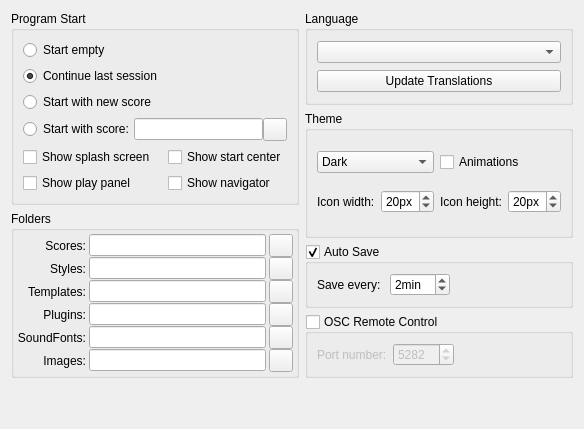
     <widget class="QWidget" name="tabGeneral">
      <property name="accessibleName">
       <string>General Tab</string>
      </property>
      <attribute name="title">
       <string>General</string>
      </attribute>
      <layout class="QGridLayout" name="gridLayout_2">
       <item row="0" column="0" rowspan="2">
        <widget class="QGroupBox" name="groupBox_5">
         <property name="title">
          <string>Program Start</string>
         </property>
         <layout class="QGridLayout" name="gridLayout">
          <item row="0" column="0">
           <widget class="QRadioButton" name="emptySession">
            <property name="accessibleName">
             <string>Start empty</string>
            </property>
            <property name="text">
             <string>Start empty</string>
            </property>
           </widget>
          </item>
          <item row="3" column="0" colspan="2">
           <layout class="QHBoxLayout" name="horizontalLayout_2">
            <property name="spacing">
             <number>0</number>
            </property>
            <property name="sizeConstraint">
             <enum>QLayout::SetFixedSize</enum>
            </property>
            <item>
             <widget class="QRadioButton" name="scoreSession">
              <property name="accessibleName">
               <string>Start with score:</string>
              </property>
              <property name="text">
               <string>Start with score:</string>
              </property>
             </widget>
            </item>
            <item>
             <widget class="QLineEdit" name="sessionScore">
              <property name="accessibleName">
               <string>Start with score</string>
              </property>
              <property name="accessibleDescription">
               <string>Insert path to starting score</string>
              </property>
             </widget>
            </item>
            <item>
             <widget class="QToolButton" name="startWithButton">
              <property name="focusPolicy">
               <enum>Qt::StrongFocus</enum>
              </property>
              <property name="accessibleName">
               <string>Choose starting score</string>
              </property>
              <property name="accessibleDescription">
               <string>Opens a file dialog for selecting the starting score</string>
              </property>
              <property name="text">
               <string notr="true"/>
              </property>
              <property name="icon">
               <iconset resource="musescore.qrc">
                <normaloff>:/data/icons/document-open.svg</normaloff>:/data/icons/document-open.svg</iconset>
              </property>
             </widget>
            </item>
           </layout>
          </item>
          <item row="4" column="0">
           <widget class="QCheckBox" name="showSplashScreen">
            <property name="accessibleName">
             <string>Show splash screen</string>
            </property>
            <property name="text">
             <string>Show splash screen</string>
            </property>
           </widget>
          </item>
          <item row="4" column="1">
           <widget class="QCheckBox" name="showStartcenter">
            <property name="text">
             <string>Show start center</string>
            </property>
           </widget>
          </item>
          <item row="1" column="0">
           <widget class="QRadioButton" name="lastSession">
            <property name="accessibleName">
             <string>Continue last session</string>
            </property>
            <property name="text">
             <string>Continue last session</string>
            </property>
            <property name="checked">
             <bool>true</bool>
            </property>
           </widget>
          </item>
          <item row="2" column="0">
           <widget class="QRadioButton" name="newSession">
            <property name="accessibleName">
             <string>Start with new score</string>
            </property>
            <property name="text">
             <string>Start with new score</string>
            </property>
           </widget>
          </item>
          <item row="5" column="0">
           <widget class="QCheckBox" name="playPanelShow">
            <property name="accessibleName">
             <string>Show play panel</string>
            </property>
            <property name="text">
             <string>Show play panel</string>
            </property>
           </widget>
          </item>
          <item row="5" column="1">
           <widget class="QCheckBox" name="navigatorShow">
            <property name="accessibleName">
             <string>Show navigator</string>
            </property>
            <property name="text">
             <string>Show navigator</string>
            </property>
           </widget>
          </item>
         </layout>
        </widget>
       </item>
       <item row="4" column="1">
        <widget class="QGroupBox" name="oscServer">
         <property name="accessibleName">
          <string>OSC remote control</string>
         </property>
         <property name="title">
          <string>OSC Remote Control</string>
         </property>
         <property name="checkable">
          <bool>true</bool>
         </property>
         <property name="checked">
          <bool>false</bool>
         </property>
         <layout class="QHBoxLayout" name="horizontalLayout_9">
          <item>
           <widget class="QLabel" name="label">
            <property name="text">
             <string extracomment="The UDP port number on which the MuseScore OSC server will listen on">Port number:</string>
            </property>
           </widget>
          </item>
          <item>
           <widget class="QSpinBox" name="oscPort">
            <property name="accessibleName">
             <string>Port number</string>
            </property>
            <property name="minimum">
             <number>1</number>
            </property>
            <property name="maximum">
             <number>65535</number>
            </property>
            <property name="value">
             <number>5282</number>
            </property>
           </widget>
          </item>
          <item>
           <spacer name="horizontalSpacer_15">
            <property name="orientation">
             <enum>Qt::Horizontal</enum>
            </property>
            <property name="sizeHint" stdset="0">
             <size>
              <width>40</width>
              <height>20</height>
             </size>
            </property>
           </spacer>
          </item>
         </layout>
        </widget>
       </item>
       <item row="3" column="1">
        <widget class="QGroupBox" name="autoSave">
         <property name="accessibleName">
          <string>Auto Save</string>
         </property>
         <property name="title">
          <string>Auto Save</string>
         </property>
         <property name="checkable">
          <bool>true</bool>
         </property>
         <layout class="QHBoxLayout">
          <property name="spacing">
           <number>9</number>
          </property>
          <property name="leftMargin">
           <number>9</number>
          </property>
          <property name="topMargin">
           <number>9</number>
          </property>
          <property name="rightMargin">
           <number>9</number>
          </property>
          <property name="bottomMargin">
           <number>9</number>
          </property>
          <item>
           <widget class="QLabel" name="label_25">
            <property name="text">
             <string>Save every:</string>
            </property>
           </widget>
          </item>
          <item>
           <widget class="QSpinBox" name="autoSaveTime">
            <property name="accessibleName">
             <string>Select delay (in minutes) between auto saves</string>
            </property>
            <property name="suffix">
             <string extracomment="minutes">min</string>
            </property>
            <property name="minimum">
             <number>1</number>
            </property>
            <property name="value">
             <number>2</number>
            </property>
           </widget>
          </item>
          <item>
           <spacer>
            <property name="orientation">
             <enum>Qt::Horizontal</enum>
            </property>
            <property name="sizeHint" stdset="0">
             <size>
              <width>40</width>
              <height>20</height>
             </size>
            </property>
           </spacer>
          </item>
         </layout>
        </widget>
       </item>
       <item row="0" column="1">
        <widget class="QGroupBox" name="groupBox_10">
         <property name="title">
          <string>Language</string>
         </property>
         <property name="checkable">
          <bool>false</bool>
         </property>
         <layout class="QVBoxLayout" name="verticalLayout">
          <item>
           <widget class="QComboBox" name="language">
            <property name="accessibleName">
             <string>Select language</string>
            </property>
            <property name="accessibleDescription">
             <string>Select the language of the user interface</string>
            </property>
           </widget>
          </item>
          <item>
           <widget class="QPushButton" name="updateTranslation">
            <property name="text">
             <string>Update Translations</string>
            </property>
           </widget>
          </item>
         </layout>
        </widget>
       </item>
       <item row="2" column="0" rowspan="3">
        <widget class="QGroupBox" name="groupBox_6">
         <property name="title">
          <string>Folders</string>
         </property>
         <layout class="QGridLayout">
          <property name="leftMargin">
           <number>3</number>
          </property>
          <property name="topMargin">
           <number>3</number>
          </property>
          <property name="rightMargin">
           <number>3</number>
          </property>
          <property name="bottomMargin">
           <number>3</number>
          </property>
          <property name="horizontalSpacing">
           <number>3</number>
          </property>
          <property name="verticalSpacing">
           <number>0</number>
          </property>
          <item row="0" column="1">
           <widget class="QLineEdit" name="myScores">
            <property name="accessibleName">
             <string>Score folder</string>
            </property>
            <property name="accessibleDescription">
             <string>Insert path to score folder.</string>
            </property>
           </widget>
          </item>
          <item row="5" column="0">
           <widget class="QLabel" name="label_9">
            <property name="text">
             <string>Images:</string>
            </property>
            <property name="alignment">
             <set>Qt::AlignRight|Qt::AlignTrailing|Qt::AlignVCenter</set>
            </property>
           </widget>
          </item>
          <item row="0" column="0">
           <widget class="QLabel" name="label_86">
            <property name="text">
             <string>Scores:</string>
            </property>
            <property name="alignment">
             <set>Qt::AlignRight|Qt::AlignTrailing|Qt::AlignVCenter</set>
            </property>
           </widget>
          </item>
          <item row="1" column="0">
           <widget class="QLabel" name="label_88">
            <property name="text">
             <string>Styles:</string>
            </property>
            <property name="alignment">
             <set>Qt::AlignRight|Qt::AlignTrailing|Qt::AlignVCenter</set>
            </property>
           </widget>
          </item>
          <item row="1" column="1">
           <widget class="QLineEdit" name="myStyles">
            <property name="accessibleName">
             <string>Style folder</string>
            </property>
            <property name="accessibleDescription">
             <string>Insert path for style folder</string>
            </property>
           </widget>
          </item>
          <item row="2" column="0">
           <widget class="QLabel" name="label_2">
            <property name="text">
             <string>Templates:</string>
            </property>
            <property name="alignment">
             <set>Qt::AlignRight|Qt::AlignTrailing|Qt::AlignVCenter</set>
            </property>
           </widget>
          </item>
          <item row="0" column="2">
           <widget class="QToolButton" name="myScoresButton">
            <property name="focusPolicy">
             <enum>Qt::StrongFocus</enum>
            </property>
            <property name="accessibleName">
             <string>Choose score folder</string>
            </property>
            <property name="accessibleDescription">
             <string>Opens a folder dialog for selecting the score folder</string>
            </property>
            <property name="text">
             <string notr="true"/>
            </property>
            <property name="icon">
             <iconset resource="musescore.qrc">
              <normaloff>:/data/icons/document-open.svg</normaloff>:/data/icons/document-open.svg</iconset>
            </property>
           </widget>
          </item>
          <item row="1" column="2">
           <widget class="QToolButton" name="myStylesButton">
            <property name="focusPolicy">
             <enum>Qt::StrongFocus</enum>
            </property>
            <property name="accessibleName">
             <string>Choose style folder</string>
            </property>
            <property name="accessibleDescription">
             <string>Opens a folder dialog for selecting the style folder</string>
            </property>
            <property name="text">
             <string notr="true"/>
            </property>
            <property name="icon">
             <iconset resource="musescore.qrc">
              <normaloff>:/data/icons/document-open.svg</normaloff>:/data/icons/document-open.svg</iconset>
            </property>
           </widget>
          </item>
          <item row="3" column="0">
           <widget class="QLabel" name="label_89">
            <property name="text">
             <string>Plugins:</string>
            </property>
            <property name="alignment">
             <set>Qt::AlignRight|Qt::AlignTrailing|Qt::AlignVCenter</set>
            </property>
           </widget>
          </item>
          <item row="2" column="1">
           <widget class="QLineEdit" name="myTemplates">
            <property name="accessibleName">
             <string>Template folder</string>
            </property>
            <property name="accessibleDescription">
             <string>Insert path to Template folder</string>
            </property>
           </widget>
          </item>
          <item row="3" column="1">
           <widget class="QLineEdit" name="myPlugins">
            <property name="accessibleName">
             <string>Plugin folder</string>
            </property>
            <property name="accessibleDescription">
             <string>Insert path to plugin folder</string>
            </property>
           </widget>
          </item>
          <item row="4" column="1">
           <widget class="QLineEdit" name="mySoundfonts">
            <property name="accessibleName">
             <string>SoundFont folders</string>
            </property>
            <property name="accessibleDescription">
             <string>Insert path to SoundFont folders</string>
            </property>
           </widget>
          </item>
          <item row="3" column="2">
           <widget class="QToolButton" name="myPluginsButton">
            <property name="focusPolicy">
             <enum>Qt::StrongFocus</enum>
            </property>
            <property name="accessibleName">
             <string>Choose plugin folder</string>
            </property>
            <property name="accessibleDescription">
             <string>Opens a folder dialog for selecting the plugin folder</string>
            </property>
            <property name="text">
             <string notr="true"/>
            </property>
            <property name="icon">
             <iconset resource="musescore.qrc">
              <normaloff>:/data/icons/document-open.svg</normaloff>:/data/icons/document-open.svg</iconset>
            </property>
           </widget>
          </item>
          <item row="4" column="0">
           <widget class="QLabel" name="label_5">
            <property name="text">
             <string>SoundFonts:</string>
            </property>
            <property name="alignment">
             <set>Qt::AlignRight|Qt::AlignTrailing|Qt::AlignVCenter</set>
            </property>
           </widget>
          </item>
          <item row="5" column="1">
           <widget class="QLineEdit" name="myImages">
            <property name="accessibleName">
             <string>Image folder</string>
            </property>
            <property name="accessibleDescription">
             <string>Insert path to image folder</string>
            </property>
           </widget>
          </item>
          <item row="2" column="2">
           <widget class="QToolButton" name="myTemplatesButton">
            <property name="focusPolicy">
             <enum>Qt::StrongFocus</enum>
            </property>
            <property name="accessibleName">
             <string>Choose template folder</string>
            </property>
            <property name="accessibleDescription">
             <string>Opens a folder dialog for selecting the template folder</string>
            </property>
            <property name="text">
             <string notr="true"/>
            </property>
            <property name="icon">
             <iconset resource="musescore.qrc">
              <normaloff>:/data/icons/document-open.svg</normaloff>:/data/icons/document-open.svg</iconset>
            </property>
           </widget>
          </item>
          <item row="5" column="2">
           <widget class="QToolButton" name="myImagesButton">
            <property name="focusPolicy">
             <enum>Qt::StrongFocus</enum>
            </property>
            <property name="accessibleName">
             <string>Image folder</string>
            </property>
            <property name="accessibleDescription">
             <string>Opens a folder dialog for selecting the image folder</string>
            </property>
            <property name="text">
             <string/>
            </property>
            <property name="icon">
             <iconset resource="musescore.qrc">
              <normaloff>:/data/icons/document-open.svg</normaloff>:/data/icons/document-open.svg</iconset>
            </property>
           </widget>
          </item>
          <item row="4" column="2">
           <widget class="QToolButton" name="mySoundfontsButton">
            <property name="focusPolicy">
             <enum>Qt::StrongFocus</enum>
            </property>
            <property name="accessibleName">
             <string>SoundFont folders</string>
            </property>
            <property name="accessibleDescription">
             <string>Opens a dialog for configuring the SoundFont folders</string>
            </property>
            <property name="text">
             <string notr="true"/>
            </property>
            <property name="icon">
             <iconset resource="musescore.qrc">
              <normaloff>:/data/icons/edit.svg</normaloff>:/data/icons/edit.svg</iconset>
            </property>
           </widget>
          </item>
         </layout>
        </widget>
       </item>
       <item row="1" column="1" rowspan="2">
        <widget class="QGroupBox" name="groupBox_12">
         <property name="title">
          <string>Theme</string>
         </property>
         <layout class="QGridLayout" name="gridLayout_9">
          <item row="0" column="0" colspan="2">
           <widget class="QComboBox" name="styleName">
            <property name="accessibleName">
             <string>Select style</string>
            </property>
            <item>
             <property name="text">
              <string>Dark</string>
             </property>
            </item>
            <item>
             <property name="text">
              <string>Light</string>
             </property>
            </item>
            <item>
             <property name="text">
              <string>Dark Fusion</string>
             </property>
            </item>
            <item>
             <property name="text">
              <string>Light Fusion</string>
             </property>
            </item>
           </widget>
          </item>
          <item row="0" column="2" colspan="2">
           <widget class="QCheckBox" name="animations">
            <property name="accessibleName">
             <string>Animations</string>
            </property>
            <property name="text">
             <string>Animations</string>
            </property>
           </widget>
          </item>
          <item row="1" column="1">
           <widget class="QSpinBox" name="iconWidth">
            <property name="accessibleName">
             <string>Icon Width</string>
            </property>
            <property name="suffix">
             <string extracomment="pixel">px</string>
            </property>
            <property name="minimum">
             <number>5</number>
            </property>
            <property name="value">
             <number>20</number>
            </property>
           </widget>
          </item>
          <item row="1" column="2">
           <widget class="QLabel" name="iconHeigthLabel">
            <property name="text">
             <string>Icon height:</string>
            </property>
           </widget>
          </item>
          <item row="1" column="0">
           <widget class="QLabel" name="iconWidthLabel">
            <property name="text">
             <string>Icon width:</string>
            </property>
           </widget>
          </item>
          <item row="1" column="3">
           <widget class="QSpinBox" name="iconHeight">
            <property name="accessibleName">
             <string>Icon Height</string>
            </property>
            <property name="suffix">
             <string extracomment="pixel">px</string>
            </property>
            <property name="minimum">
             <number>5</number>
            </property>
            <property name="value">
             <number>20</number>
            </property>
           </widget>
          </item>
         </layout>
        </widget>
       </item>
       <item row="5" column="0">
        <spacer name="verticalSpacer">
         <property name="orientation">
          <enum>Qt::Vertical</enum>
         </property>
         <property name="sizeHint" stdset="0">
          <size>
           <width>20</width>
           <height>40</height>
          </size>
         </property>
        </spacer>
       </item>
      </layout>
     </widget>
